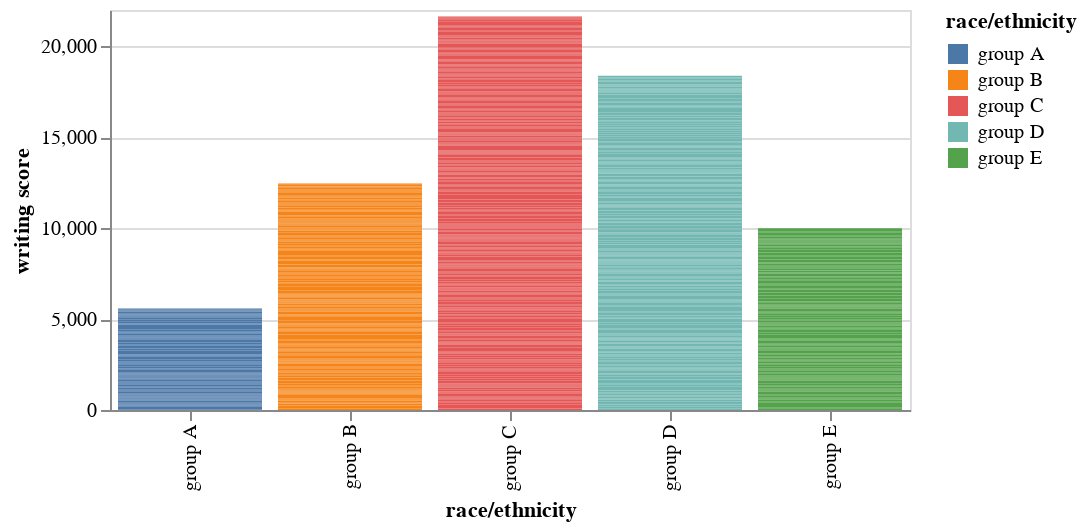

Source (notebook cell):
### Code cell
# bar chart 

alt.Chart(df).mark_bar().encode(x='race/ethnicity', y='writing score', color='race/ethnicity').properties(height=200, width=400)

### Figure 1 — Vega-Lite specification as saved in the notebook (floating-point values rounded to 4 significant figures; data arrays with more than 128 entries replaced by an {"elided": "..."} marker saying what was removed)
{"config": {"view": {"continuousWidth": 400, "continuousHeight": 300}}, "data": {"name": "data-6d124abcda005f71f4e439dda18992fc"}, "mark": "bar", "encoding": {"color": {"field": "race/ethnicity", "type": "nominal"}, "x": {"field": "race/ethnicity", "type": "nominal"}, "y": {"field": "writing score", "type": "quantitative"}}, "height": 200, "width": 400, "$schema": "https://vega.github.io/schema/vega-lite/v4.17.0.json", "datasets": {"data-6d124abcda005f71f4e439dda18992fc": {"elided": "1000 records"}}}
